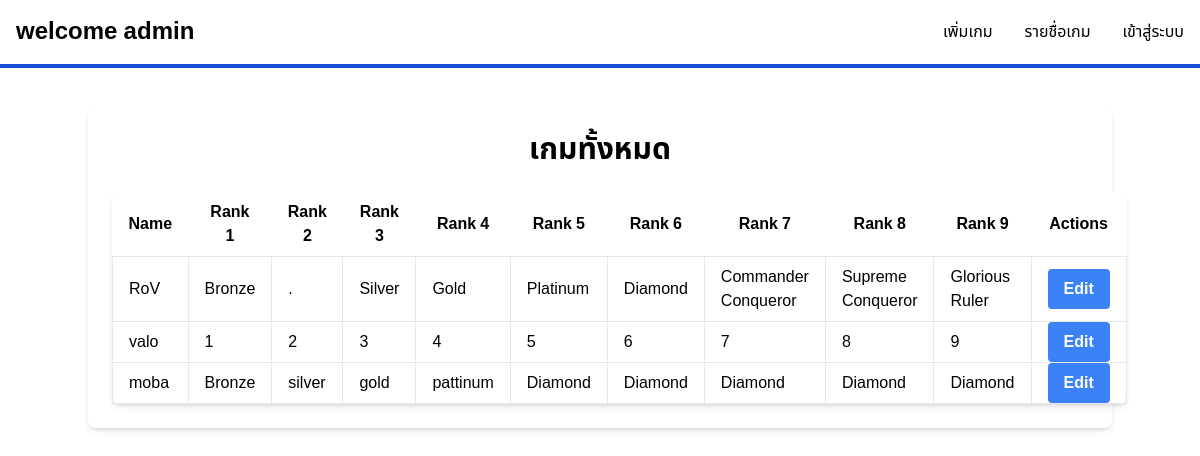
Before: /game_list with the older database file.
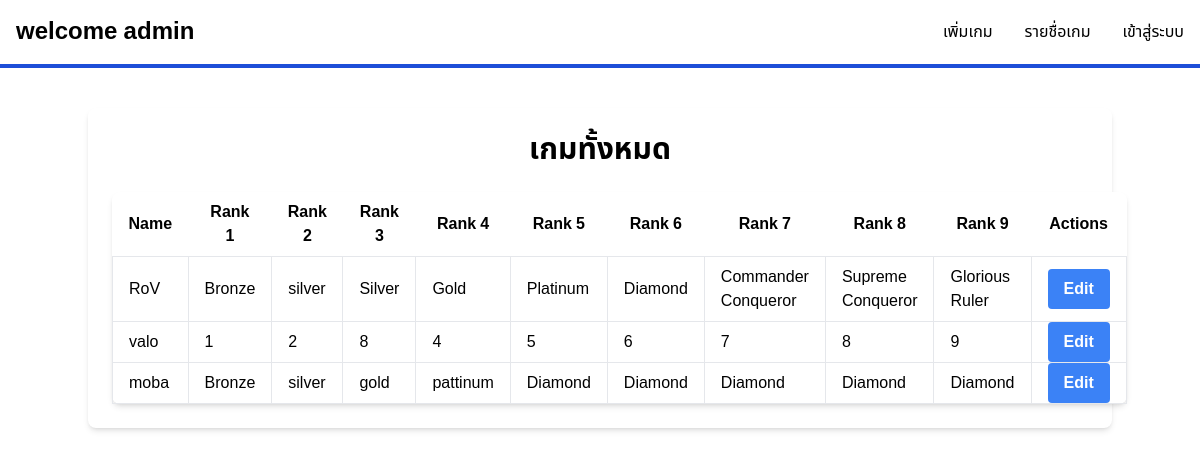
After: the same page with the newer database file.
### myesportapp/models.py (models this page shows, shortened)
class Game(models.Model):
    name = models.CharField(max_length=100, null=True, blank=False)
    rank1 = models.CharField(max_length=100, null=True, blank=False)
    rank2 = models.CharField(max_length=100,  null=True, blank=False)
    rank3 = models.CharField(max_length=100,  null=True, blank=False)
    rank4 = models.CharField(max_length=100,  null=True, blank=False)
    rank5 = models.CharField(max_length=100,  null=True, blank=False)
    rank6 = models.CharField(max_length=100,  null=True, blank=False)
    rank7 = models.CharField(max_length=100,  null=True, blank=False)
    rank8 = models.CharField(max_length=100, null=True, blank=False)
    rank9 = models.CharField(max_length=100,  null=True, blank=False)

### myesportapp/views.py (the view)
# urls.py: path('game_list',game_list, name='game_list'),
def game_list(request):
    games = Game.objects.all()
    return render(request, 'game_list.html', {'games': games})

### myesportapp/templates/game_list.html
{% include 'components/navbar_admin.html' %}
{% block content %}
<div class="container mx-auto mt-10 p-6 bg-white shadow-md rounded-lg">
    <h1 class="text-3xl font-bold mb-6 text-center">เกมทั้งหมด</h1>
    <table class="table-auto w-full bg-white shadow-md rounded-lg">
        <thead>
            <tr>
                <th class="px-4 py-2">Name</th>
                <th class="px-4 py-2">Rank 1</th>
                <th class="px-4 py-2">Rank 2</th>
                <th class="px-4 py-2">Rank 3</th>
                <th class="px-4 py-2">Rank 4</th>
                <th class="px-4 py-2">Rank 5</th>
                <th class="px-4 py-2">Rank 6</th>
                <th class="px-4 py-2">Rank 7</th>
                <th class="px-4 py-2">Rank 8</th>
                <th class="px-4 py-2">Rank 9</th>
                <th class="px-4 py-2">Actions</th>
            </tr>
        </thead>
        <tbody>
            {% for game in games %}
            <tr>
                <td class="border px-4 py-2">{{ game.name }}</td>
                <td class="border px-4 py-2">{{ game.rank1 }}</td>
                <td class="border px-4 py-2">{{ game.rank2 }}</td>
                <td class="border px-4 py-2">{{ game.rank3 }}</td>
                <td class="border px-4 py-2">{{ game.rank4 }}</td>
                <td class="border px-4 py-2">{{ game.rank5 }}</td>
                <td class="border px-4 py-2">{{ game.rank6 }}</td>
                <td class="border px-4 py-2">{{ game.rank7 }}</td>
                <td class="border px-4 py-2">{{ game.rank8 }}</td>
                <td class="border px-4 py-2">{{ game.rank9 }}</td>
                <td class="border px-4 py-2 text-center">
                    <a href="{% url 'edit_game' game.id %}" class="bg-blue-500 hover:bg-blue-700 text-white font-bold py-2 px-4 rounded">Edit</a>
                </td>
            </tr>
            {% endfor %}
        </tbody>
    </table>
</div>
{% endblock %}

Changed rows visible on the page:
changed Game "RoV": rank2 "." → "silver"
changed Game "valo": rank3 "3" → "8"
